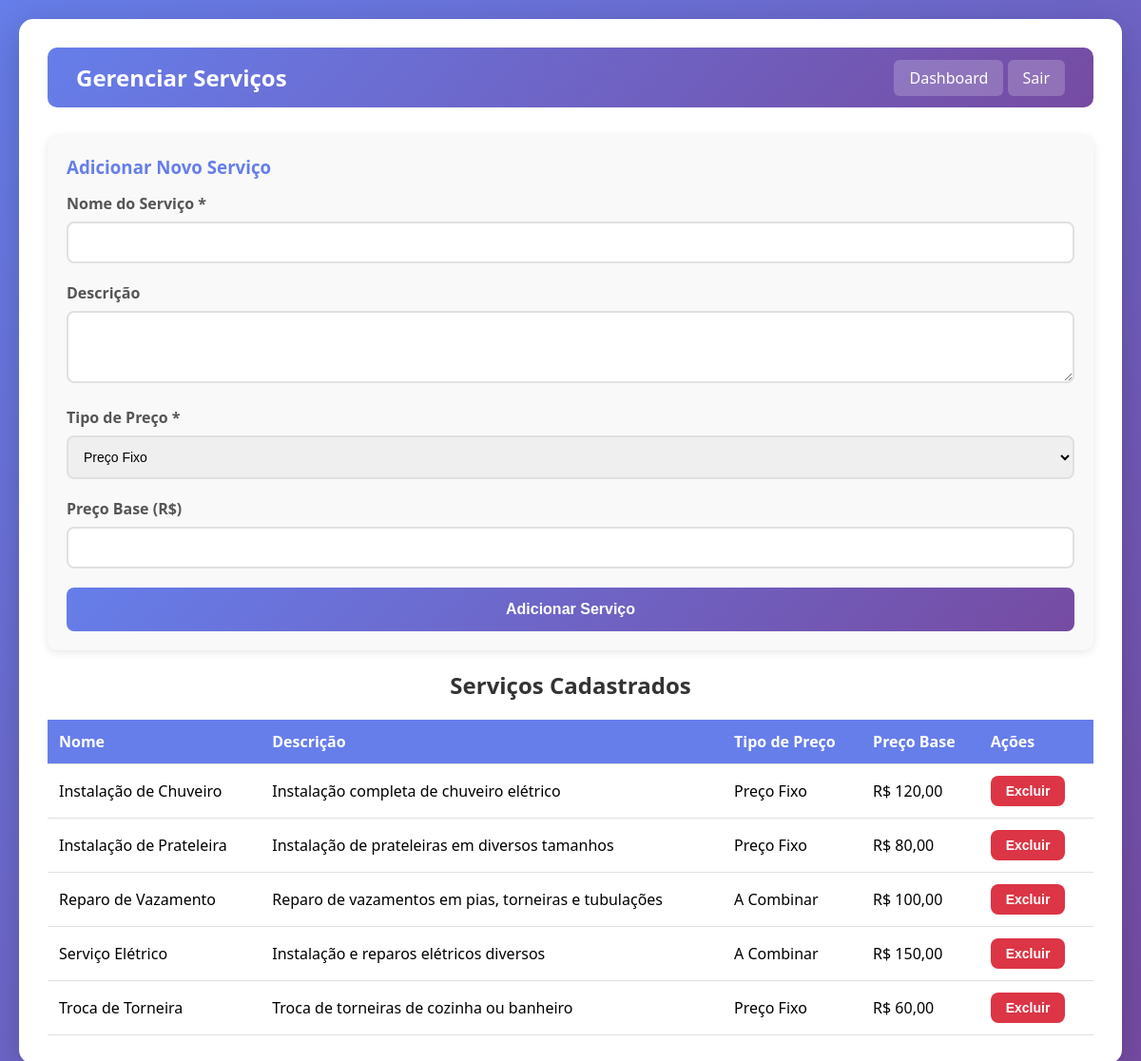
Page /servicos.php (signed in) on the committed database.
### tables this page shows
CREATE TABLE `servicos` (
  `id` int(11) NOT NULL,
  `nome` varchar(255) NOT NULL,
  `descricao` text DEFAULT NULL,
  `preco_base` decimal(10,2) DEFAULT NULL,
  `preco_tipo` enum('fixo','a_combinar') NOT NULL
);

### servicos.php (the view, shortened to what this page needs)
<?php
$database = new Database();
$db = $database->getConnection();
$query = "SELECT * FROM servicos ORDER BY nome ASC";
$stmt = $db->prepare($query);
$stmt->execute();
$servicos = $stmt->fetchAll(PDO::FETCH_ASSOC);
?>
<!DOCTYPE html>
<html lang="pt-BR">
<head>
    <link rel="stylesheet" href="assets/css/style.css">
</head>
<body>
    <div class="dashboard-container">
        <div class="navbar">
            <h2>Gerenciar Serviços</h2>
            <div>
                <a href="dashboard.php">Dashboard</a>
                <a href="logout.php">Sair</a>
            </div>
        </div>
        <div class="card">
            <h3>Adicionar Novo Serviço</h3>
            <form method="POST">
                <div class="form-group">
                    <label for="nome">Nome do Serviço *</label>
                    <input type="text" id="nome" name="nome" required>
                </div>
                <div class="form-group">
                    <label for="descricao">Descrição</label>
                    <textarea id="descricao" name="descricao" rows="3"></textarea>
                </div>
                <div class="form-group">
                    <label for="preco_tipo">Tipo de Preço *</label>
                    <select id="preco_tipo" name="preco_tipo" required>
                        <option value="fixo">Preço Fixo</option>
                    </select>
                </div>
                <div class="form-group">
                    <label for="preco_base">Preço Base (R$)</label>
                    <input type="number" id="preco_base" name="preco_base" step="0.01">
                </div>
                <button type="submit">Adicionar Serviço</button>
            </form>
        </div>
        <h2>Serviços Cadastrados</h2>
        <?php if (count($servicos) > 0): ?>
            <table>
                <thead>
                    <tr>
                        <th>Nome</th>
                        <th>Descrição</th>
                        <th>Tipo de Preço</th>
                        <th>Preço Base</th>
                        <th>Ações</th>
                    </tr>
                </thead>
                <tbody>
                    <?php foreach ($servicos as $servico): ?>
                        <tr>
                            <td><?php echo htmlspecialchars($servico['nome']); ?></td>
                            <td><?php echo htmlspecialchars($servico['descricao']); ?></td>
                            <td><?php echo $servico['preco_tipo'] === 'fixo' ? 'Preço Fixo' : 'A Combinar'; ?></td>
                            <td>
                                <?php
                                if ($servico['preco_base']) {
                                    echo 'R$ ' . number_format($servico['preco_base'], 2, ',', '.');
                                } else {
                                    echo '-';
                                }
                                ?>
                            </td>
                            <td>
                                <form method="POST" style="display: inline;">
                                    <button type="submit" class="btn-small btn-danger" onclick="return confirm('Tem certeza que deseja excluir este serviço?')">Excluir</button>
                                </form>
                            </td>
                        </tr>
                    <?php endforeach; ?>
                </tbody>
            </table>
        <?php else: ?>
            <div class="card">
                <p>Nenhum serviço cadastrado.</p>
            </div>
        <?php endif; ?>
    </div>
</body>
</html>

### assets/css/style.css (style rules this page uses)
* { margin: 0; padding: 0; box-sizing: border-box; }
body { font-family: 'Segoe UI', Tahoma, Geneva, Verdana, sans-serif; background: linear-gradient(135deg, #667eea 0%, #764ba2 100%); min-height: 100vh; display: flex; justify-content: center; align-items: center; padding: 20px; }
.dashboard-container { max-width: 1200px; width: 100%; background: white; border-radius: 15px; box-shadow: 0 10px 40px rgba(0, 0, 0, 0.2); padding: 30px; }
h1, h2 { color: #333; margin-bottom: 20px; text-align: center; }
h2 { font-size: 1.5em; }
.form-group { margin-bottom: 20px; }
label { display: block; margin-bottom: 8px; color: #555; font-weight: 600; }
input[type="text"], input[type="email"], input[type="password"], input[type="tel"], input[type="number"], input[type="datetime-local"], select, textarea { width: 100%; padding: 12px; border: 2px solid #e0e0e0; border-radius: 8px; font-size: 14px; transition: border-color 0.3s; }
button { width: 100%; padding: 14px; background: linear-gradient(135deg, #667eea 0%, #764ba2 100%); color: white; border: none; border-radius: 8px; font-size: 16px; font-weight: 600; cursor: pointer; transition: transform 0.2s, box-shadow 0.2s; }
.navbar { background: linear-gradient(135deg, #667eea 0%, #764ba2 100%); padding: 15px 30px; border-radius: 10px; margin-bottom: 30px; display: flex; justify-content: space-between; align-items: center; }
.navbar h2 { color: white; margin: 0; }
.navbar a { color: white; text-decoration: none; padding: 8px 16px; background: rgba(255, 255, 255, 0.2); border-radius: 6px; transition: background 0.3s; }
.card { background: #f9f9f9; border-radius: 10px; padding: 20px; margin-bottom: 20px; box-shadow: 0 2px 10px rgba(0, 0, 0, 0.1); }
.card h3 { color: #667eea; margin-bottom: 15px; }
table { width: 100%; border-collapse: collapse; margin-top: 20px; }
table thead { background: #667eea; color: white; }
table th, table td { padding: 12px; text-align: left; border-bottom: 1px solid #e0e0e0; }
.btn-small { width: auto; padding: 8px 16px; font-size: 14px; margin-right: 5px; }
.btn-danger { background: #dc3545; }

### rows in the picture
servicos: nome "Instalação de Chuveiro", descricao "Instalação completa de chuveiro elétrico", preco_tipo "Preço Fixo", preco_base "120,00"
servicos: nome "Instalação de Prateleira", descricao "Instalação de prateleiras em diversos tamanhos", preco_tipo "Preço Fixo", preco_base "80,00"
servicos: nome "Reparo de Vazamento", descricao "Reparo de vazamentos em pias, torneiras e tubulações", preco_tipo "A Combinar", preco_base "100,00"
servicos: nome "Serviço Elétrico", descricao "Instalação e reparos elétricos diversos", preco_tipo "A Combinar", preco_base "150,00"
servicos: nome "Troca de Torneira", descricao "Troca de torneiras de cozinha ou banheiro", preco_tipo "Preço Fixo", preco_base "60,00"
